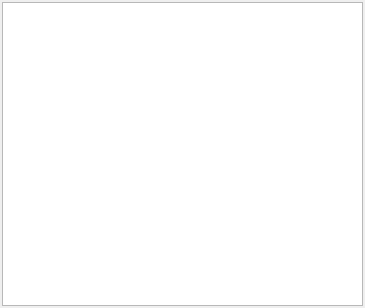
<?xml version="1.0" encoding="UTF-8"?>
<ui version="4.0">
 <class>GraphicsSetupWorkPanel</class>
 <widget class="QWidget" name="GraphicsSetupWorkPanel">
  <property name="geometry">
   <rect>
    <x>0</x>
    <y>0</y>
    <width>365</width>
    <height>308</height>
   </rect>
  </property>
  <property name="windowTitle">
   <string>Graphics Setup</string>
  </property>
  <property name="windowIcon">
   <iconset>
    <normaloff>:/images/AdminWorkPanels/graphics_setup.png</normaloff>:/images/AdminWorkPanels/graphics_setup.png</iconset>
  </property>
  <layout class="QVBoxLayout" name="verticalLayout">
   <property name="spacing">
    <number>2</number>
   </property>
   <property name="margin">
    <number>2</number>
   </property>
   <item>
    <widget class="QListView" name="listView">
     <property name="focusPolicy">
      <enum>Qt::NoFocus</enum>
     </property>
     <property name="iconSize">
      <size>
       <width>64</width>
       <height>64</height>
      </size>
     </property>
     <property name="resizeMode">
      <enum>QListView::Adjust</enum>
     </property>
     <property name="viewMode">
      <enum>QListView::IconMode</enum>
     </property>
    </widget>
   </item>
  </layout>
 </widget>
 <resources/>
 <connections/>
</ui>
